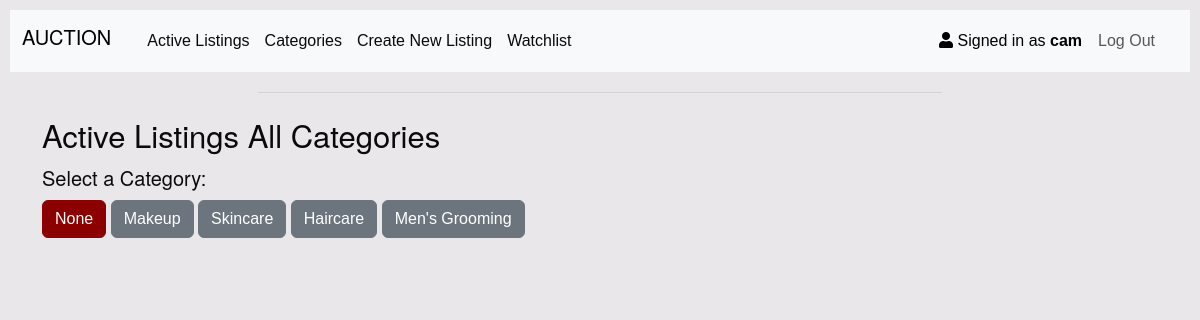
Page /categories/ (signed in) on the committed database.
### auctions/models.py (models this page shows, shortened)
class User(AbstractUser):
    pass

class Categories(models.Model):
    categoryName = models.CharField(max_length=64)

### auctions/views.py (the view)
# urls.py: path("categories/", views.categoriesListing, name="categoriesListing"),
def categoriesListing(request):
    allCategories = Categories.objects.all()
    return render(request, "auctions/categories.html", {
        "categories": allCategories
    })

### auctions/templates/auctions/categories.html (shortened to what this page needs)
{% extends "auctions/layout.html" %}
{% block body %}
    <div class="container">
        <h3>Active Listings All Categories</h3>
        <h5>Select a Category:</h5>
        <div class="category-buttons">
        <a href="{% url 'category_items' 'none' %}" class="btn btn-primary">None</a>
        {% for category in categories %}
            <a href="{% url 'category_items' category.id %}" class="btn btn-secondary">{{ category.categoryName }}</a>
        {% endfor %}
    </div>
    </div>
{% endblock %}

### auctions/templates/auctions/layout.html (shortened to what this page needs)
{% load static %}
<!DOCTYPE html>
<html lang="en">
    <head>
        <link rel="stylesheet" href="https://cdnjs.cloudflare.com/ajax/libs/font-awesome/5.15.4/css/all.min.css" />
        <link href="https://cdn.jsdelivr.net/npm/bootstrap@5.3.3/dist/css/bootstrap.min.css" rel="stylesheet">
        <link rel="stylesheet" href="https://cdn.jsdelivr.net/npm/foundation-sites@6.8.1/dist/css/foundation.min.css">
        <link href="{% static 'auctions/styles.css' %}" rel="stylesheet">
    </head>
    <body>
        <div class="navbar navbar-expand-lg navbar-light bg-light">
            <div class="container-fluid">
                <h1 class="navbar-brand"><a href="{% url 'index' %}"> AUCTION</a></h1>
                        <div class="collapse navbar-collapse" id="navbarTogglerDemo01">
                            <ul class="navbar-nav me-auto mb-2 mb-lg-0">
                                <li class="nav-item">
                                    <a href="{% url 'index' %}"> Active Listings</a>
                                </li>
                                <li class="nav-item">
                                    <a href="{% url 'categoriesListing' %}">Categories</a>
                                </li>
                                {% if user.is_authenticated %}
                                <li class="nav-item">
                                    <a href="{% url 'create' %}">Create New Listing</a>
                                </li>
                                <li class="nav-item">
                                    <a href="{% url 'watchlist' %}">Watchlist</a>
                                </li>
                                {% endif %}
                            </ul>
                            <ul class="nav navbar-nav navbar-right">
                                <li class="nav-link active"><i class="fas fa-user"></i>
                                {% if user.is_authenticated %}
                                    Signed in as <strong>{{ user.username }}</strong>
                                {% else %}
                                    Not signed in.
                                {% endif %}</li>
                                {% if user.is_authenticated %}
                                <li class="nav-item">
                                    <a class="nav-link" href="{% url 'logout' %}">Log Out</a>
                                </li>
                                {% endif %}
                            </ul>
                        </div>
                </div>
            </div>
        <hr>
        {% block body %}
        {% endblock %}
    </body>
</html>

### auctions/static/auctions/styles.css (style rules this page uses)
body { background-color: #eae7eb; font-family: 'Arial', sans-serif; padding: 10px; }
.navbar-nav .nav-item { margin-right: 15px; }
.btn-primary { background-color: #8b0000; border-color: #8b0000; }
a, a:hover { text-decoration: none; color: inherit; }
* { box-sizing: border-box; margin: 0; padding: 0; }
hr { color: #787a80; width: 58%; opacity: 0.67; }

### rows in the picture
User: username "cam"
Categories: categoryName "Makeup"
Categories: categoryName "Skincare"
Categories: categoryName "Haircare"
Categories: categoryName "Men's Grooming"
